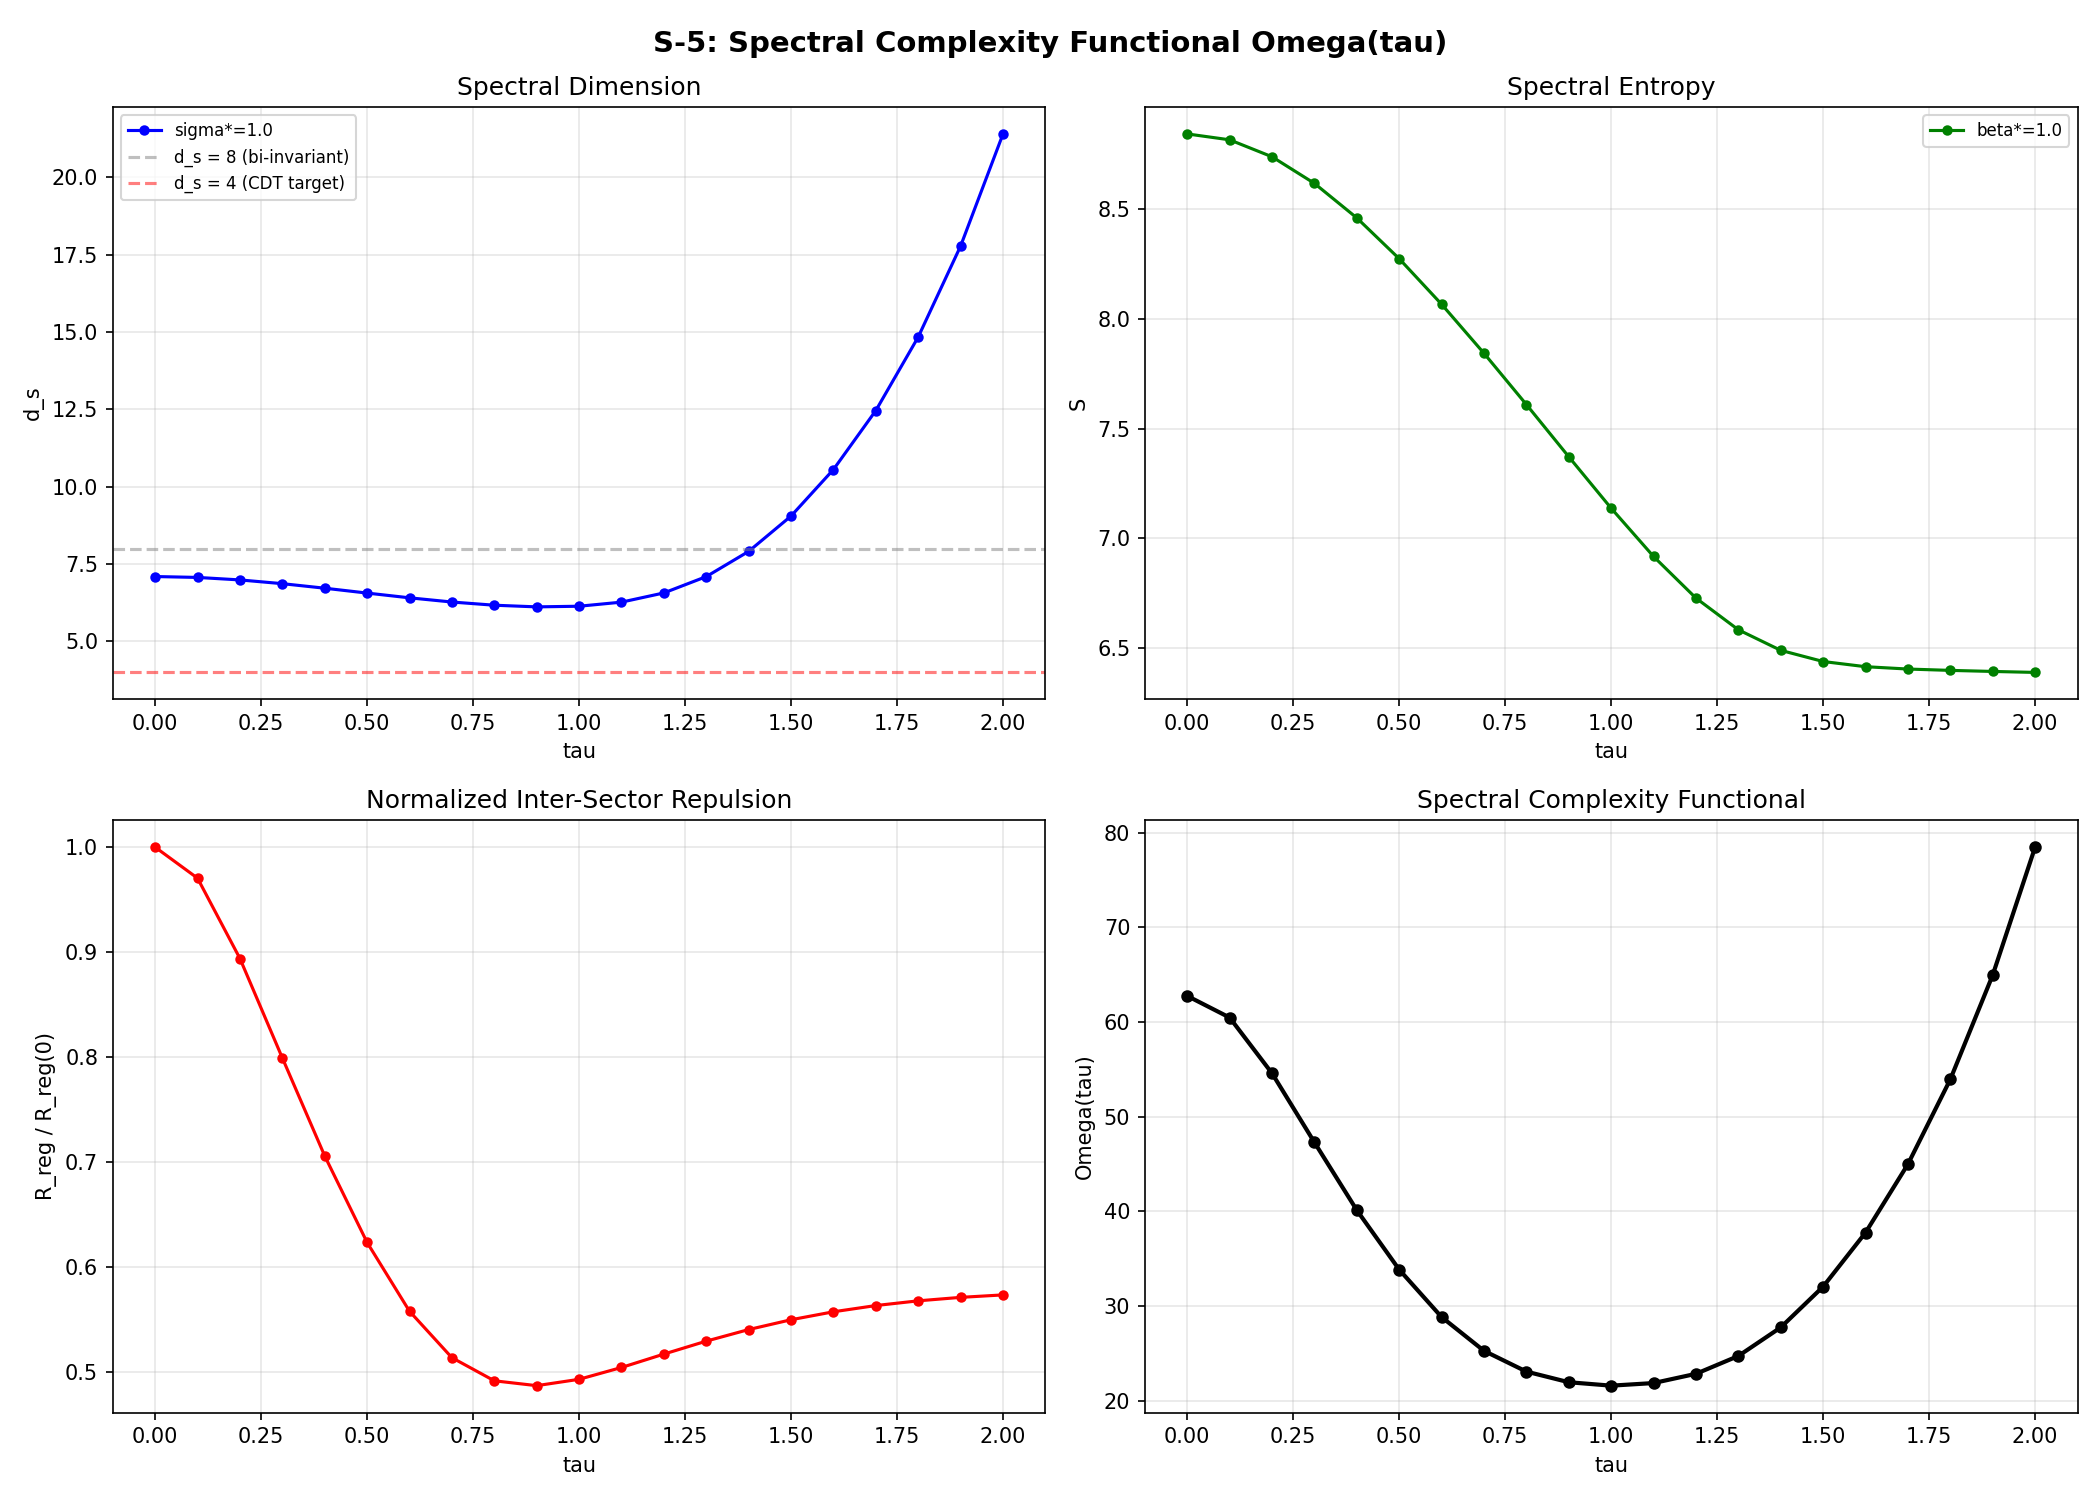

Python code for this plot:
"""
Session 19a — S-5: Spectral Complexity Functional Omega(tau)
============================================================

Synthesizes diagnostics S-1 (level statistics), S-2 (spectral dimension),
and S-3 (spectral entropy) into a single complexity functional:

    Omega(tau) = d_s(tau, sigma_*) * S(tau, beta_*) * R_reg(tau) / R_reg(0)

where:
    d_s = spectral dimension at fiducial diffusion time sigma_*
    S   = spectral Shannon entropy at fiducial inverse temperature beta_*
    R_reg = regularized inter-sector level repulsion

The inter-sector level repulsion R_reg(tau) is computed independently here:

    R_reg(tau) = Sum_{n<m, sectors differ} 1 / [(lambda_n - lambda_m)^2 + epsilon^2]

This measures the pairwise interaction strength between eigenvalues in
DIFFERENT Peter-Weyl sectors. At tau=0, eigenvalues from different sectors
are uncorrelated (Poisson-like). At tau > 0, the Jensen deformation creates
inter-sector coupling via non-Killing C^2 fields (Paper 17 eq 3.8), pushing
eigenvalues apart (level repulsion).

Theoretical framework (Tesla-Resonance):
- R_reg captures the Anderson localization transition: localized (sector-pure)
  eigenspinors have no inter-sector repulsion; delocalized eigenspinors do.
- The Omega functional has a maximum at the point of maximum spectral complexity:
  where the internal geometry has the richest structure.
- This maximum is the "complexity-selected vacuum" — the spectral phase transition
  point tau_c where the universe's internal geometry supports the observed particle
  spectrum.

Constraint Conditions:
- CLOSED: Omega(tau) monotonically increasing with no structure.
- CLOSED: R_reg(tau) flat or monotonically increasing without inflection.
- CONFIRM: Omega(tau) has a maximum or plateau at tau_c consistent with S-1.

Author: Tesla-Resonance agent (Session 19a)
Date: 2026-02-15

References:
    - Session 19 Primer, Section II.5: Spectral Complexity Functional
    - Berry & Tabor (1977): Level clustering in regular spectrum
    - Bohigas, Giannoni, Schmit (1984): Chaotic spectra and GOE
    - Volovik (2003): Universe in a Helium Droplet (Paper 10)
    - Ambjorn, Jurkiewicz, Loll (2005): CDT spectral dimension (Paper 14)
"""

import sys
import os
import time
import numpy as np
from scipy.optimize import minimize_scalar
import matplotlib
matplotlib.use('Agg')
import matplotlib.pyplot as plt

# Add computations to path for imports
SCRIPT_DIR = os.path.dirname(os.path.abspath(__file__))
sys.path.insert(0, SCRIPT_DIR)

from s19a_sweep_data import load_sweep_data


# =============================================================================
# SECTION 1: INTER-SECTOR LEVEL REPULSION R_reg(tau)
# =============================================================================

def compute_inter_sector_repulsion(eigenvalues, sector_p, sector_q, epsilon=None):
    """
    Compute the regularized inter-sector level repulsion:

        R_reg = Sum_{n<m, sectors differ} 1 / [(lambda_n - lambda_m)^2 + epsilon^2]

    Only sums over pairs from DIFFERENT (p,q) sectors.

    Args:
        eigenvalues: (N,) array of |lambda| values
        sector_p: (N,) array of p-labels
        sector_q: (N,) array of q-labels
        epsilon: regularization parameter. If None, set to median intra-sector spacing
                 of the largest sector.

    Returns:
        R_reg: float, the inter-sector level repulsion
        epsilon_used: the epsilon value that was used
    """
    N = len(eigenvalues)

    # Determine epsilon from intra-sector spacing if not provided
    if epsilon is None:
        epsilon = _compute_epsilon(eigenvalues, sector_p, sector_q)

    eps2 = epsilon ** 2

    # Build sector identifiers for fast comparison
    sector_ids = sector_p * 1000 + sector_q  # unique sector ID

    # Compute pairwise repulsion for inter-sector pairs
    # O(N^2) but N ~ 1400 so this is ~10^6 pairs, fast
    R_reg = 0.0
    n_pairs = 0

    for n in range(N):
        for m in range(n + 1, N):
            if sector_ids[n] != sector_ids[m]:
                delta_sq = (eigenvalues[n] - eigenvalues[m]) ** 2
                R_reg += 1.0 / (delta_sq + eps2)
                n_pairs += 1

    return R_reg, epsilon, n_pairs


def compute_inter_sector_repulsion_vectorized(eigenvalues, sector_p, sector_q, epsilon=None):
    """
    Vectorized version of inter-sector level repulsion.
    Uses broadcasting for speed on large arrays.

    For N ~ 1400, the full pairwise matrix is 1400x1400 ~ 2M entries, ~16 MB.
    Fits easily in memory.
    """
    N = len(eigenvalues)

    if epsilon is None:
        epsilon = _compute_epsilon(eigenvalues, sector_p, sector_q)

    eps2 = epsilon ** 2

    # Build sector IDs
    sector_ids = sector_p * 1000 + sector_q

    # Pairwise differences: (N, N) matrix
    # Only upper triangle matters (n < m)
    diff_sq = (eigenvalues[:, None] - eigenvalues[None, :]) ** 2  # (N, N)

    # Inter-sector mask: True where sectors differ
    inter_mask = sector_ids[:, None] != sector_ids[None, :]  # (N, N)

    # Upper triangle mask
    upper = np.triu(np.ones((N, N), dtype=bool), k=1)

    # Combined mask
    mask = inter_mask & upper

    # Compute repulsion
    repulsion_matrix = 1.0 / (diff_sq + eps2)
    R_reg = np.sum(repulsion_matrix[mask])
    n_pairs = int(np.sum(mask))

    return R_reg, epsilon, n_pairs


def _compute_epsilon(eigenvalues, sector_p, sector_q):
    """
    Compute the regularization epsilon as the median intra-sector spacing
    of the largest sector (by number of eigenvalues).
    """
    sector_ids = sector_p * 1000 + sector_q
    unique_sectors = np.unique(sector_ids)

    # Find the largest sector
    max_count = 0
    largest_sector_evals = None
    for sid in unique_sectors:
        mask = sector_ids == sid
        count = np.sum(mask)
        if count > max_count:
            max_count = count
            largest_sector_evals = np.sort(eigenvalues[mask])

    if largest_sector_evals is not None and len(largest_sector_evals) > 1:
        spacings = np.diff(largest_sector_evals)
        spacings = spacings[spacings > 1e-12]  # exclude degenerate pairs
        if len(spacings) > 0:
            return float(np.median(spacings))

    # Fallback: use median of all spacings
    sorted_evals = np.sort(eigenvalues)
    spacings = np.diff(sorted_evals)
    spacings = spacings[spacings > 1e-12]
    return float(np.median(spacings)) if len(spacings) > 0 else 0.01


# =============================================================================
# SECTION 2: SPECTRAL DIMENSION d_s(tau, sigma) — from S-2 data or recomputed
# =============================================================================

def compute_spectral_dimension(eigenvalues, multiplicities, sigma):
    """
    Compute the spectral dimension at a given sigma:

        K(sigma) = Sum_n mult_n * exp(-sigma * lambda_n^2)
        d_s = -2 * d(log K) / d(log sigma)

    Uses central finite differences in log-space for the derivative.

    Args:
        eigenvalues: (N,) array of |lambda|
        multiplicities: (N,) array of PW multiplicities
        sigma: float, diffusion time

    Returns:
        d_s: spectral dimension at this sigma
    """
    d_log_sigma = 0.01  # step in log-space

    sigma_minus = sigma * np.exp(-d_log_sigma)
    sigma_plus = sigma * np.exp(d_log_sigma)

    K_minus = np.sum(multiplicities * np.exp(-sigma_minus * eigenvalues ** 2))
    K_center = np.sum(multiplicities * np.exp(-sigma * eigenvalues ** 2))
    K_plus = np.sum(multiplicities * np.exp(-sigma_plus * eigenvalues ** 2))

    if K_minus <= 0 or K_plus <= 0 or K_center <= 0:
        return 0.0

    log_K_minus = np.log(K_minus)
    log_K_plus = np.log(K_plus)

    d_logK_d_logsigma = (log_K_plus - log_K_minus) / (2 * d_log_sigma)

    return -2.0 * d_logK_d_logsigma


def compute_spectral_dimension_curve(eigenvalues, multiplicities, sigma_values):
    """Compute d_s at multiple sigma values."""
    return np.array([
        compute_spectral_dimension(eigenvalues, multiplicities, s)
        for s in sigma_values
    ])


# =============================================================================
# SECTION 3: SPECTRAL ENTROPY S(tau, beta) — from S-3 data or recomputed
# =============================================================================

def compute_spectral_entropy(eigenvalues, multiplicities, beta):
    """
    Compute the spectral Shannon entropy:

        Z = Sum_n mult_n * exp(-beta * lambda_n^2)
        p_n = mult_n * exp(-beta * lambda_n^2) / Z
        S = -Sum_n p_n * log(p_n)  # (local)

    Args:
        eigenvalues: (N,) array of |lambda|
        multiplicities: (N,) array of PW multiplicities
        beta: inverse temperature

    Returns:
        S: Shannon entropy
        Z: partition function
    """
    log_boltzmann = -beta * eigenvalues ** 2
    # Shift for numerical stability
    log_boltzmann_shifted = log_boltzmann - np.max(log_boltzmann)

    weights = multiplicities * np.exp(log_boltzmann_shifted)
    Z = np.sum(weights)

    if Z <= 0:
        return 0.0, 0.0

    p = weights / Z
    # Avoid log(0)
    mask = p > 1e-300
    S = -np.sum(p[mask] * np.log(p[mask]))  # (local)

    return S, Z


# =============================================================================
# SECTION 4: COMPLEXITY FUNCTIONAL Omega(tau)
# =============================================================================

def compute_complexity_functional(data, sigma_star=1.0, beta_star=1.0):
    """
    Compute the Spectral Complexity Functional across all tau-values:

        Omega(tau) = d_s(tau, sigma_*) * S(tau, beta_*) * R_reg(tau) / R_reg(0)

    IMPORTANT: epsilon for R_reg is computed ONCE from the tau=0 spectrum
    and held FIXED across all tau-values. This prevents the regularization
    from dominating the tau-dependence of R_reg.

    Args:
        data: sweep data dict from load_sweep_data()
        sigma_star: fiducial diffusion time for spectral dimension
        beta_star: fiducial inverse temperature for entropy

    Returns:
        results: dict with keys:
            'tau_values': (N_tau,) array
            'd_s': (N_tau,) array of spectral dimensions
            'S': (N_tau,) array of spectral entropies
            'R_reg': (N_tau,) array of inter-sector level repulsion
            'Omega': (N_tau,) array of complexity functional
            'epsilon': float, the fixed regularization parameter
            'n_inter_pairs': (N_tau,) array of number of inter-sector pairs
    """
    tau_values = data['tau_values']
    N_tau = len(tau_values)

    d_s_arr = np.zeros(N_tau)
    S_arr = np.zeros(N_tau)
    R_reg_arr = np.zeros(N_tau)
    n_pairs_arr = np.zeros(N_tau, dtype=int)

    # Compute epsilon ONCE from tau=0 data (fixed regularization)
    epsilon_fixed = _compute_epsilon(
        data['eigenvalues'][0], data['sector_p'][0], data['sector_q'][0]
    )
    print("Computing Omega(tau) components...")
    print(f"  sigma_* = {sigma_star:.4f}")
    print(f"  beta_* = {beta_star:.4f}")
    print(f"  epsilon (fixed from tau=0) = {epsilon_fixed:.6f}")

    for i, tau in enumerate(tau_values):
        t_start = time.time()

        evals = data['eigenvalues'][i]
        sp = data['sector_p'][i]
        sq = data['sector_q'][i]
        mults = data['multiplicities'][i]

        # Component 1: Spectral dimension
        d_s_arr[i] = compute_spectral_dimension(evals, mults, sigma_star)

        # Component 2: Spectral entropy
        S_arr[i], _ = compute_spectral_entropy(evals, mults, beta_star)

        # Component 3: Inter-sector level repulsion (vectorized, FIXED epsilon)
        R_reg_arr[i], _, n_pairs_arr[i] = \
            compute_inter_sector_repulsion_vectorized(evals, sp, sq, epsilon=epsilon_fixed)

        dt = time.time() - t_start
        print(f"  tau={tau:.2f}: d_s={d_s_arr[i]:.4f}, S={S_arr[i]:.4f}, "
              f"R_reg={R_reg_arr[i]:.4e}, "
              f"n_pairs={n_pairs_arr[i]}, time={dt:.1f}s")

    # Normalize R_reg by R_reg(0)
    R_reg_0 = R_reg_arr[0] if R_reg_arr[0] > 0 else 1.0
    R_reg_normalized = R_reg_arr / R_reg_0

    # Complexity functional
    Omega = d_s_arr * S_arr * R_reg_normalized

    return {
        'tau_values': tau_values,
        'd_s': d_s_arr,
        'S': S_arr,
        'R_reg': R_reg_arr,
        'R_reg_normalized': R_reg_normalized,
        'Omega': Omega,
        'epsilon': epsilon_fixed,
        'n_inter_pairs': n_pairs_arr,
        'sigma_star': sigma_star,
        'beta_star': beta_star,
    }


# =============================================================================
# SECTION 5: ANALYSIS AND STRUCTURE DETECTION
# =============================================================================

def find_extrema(tau_values, y_values, name="y"):
    """
    Find local maxima and minima in a 1D array.
    Uses simple comparison with neighbors.

    Returns:
        maxima: list of (tau, y) tuples
        minima: list of (tau, y) tuples
    """
    maxima = []
    minima = []

    for i in range(1, len(y_values) - 1):
        if y_values[i] > y_values[i-1] and y_values[i] > y_values[i+1]:
            maxima.append((tau_values[i], y_values[i]))
        if y_values[i] < y_values[i-1] and y_values[i] < y_values[i+1]:
            minima.append((tau_values[i], y_values[i]))

    if maxima:
        print(f"  {name} local maxima: {len(maxima)}")
        for tau, val in maxima:
            print(f"    tau = {tau:.2f}: {name} = {val:.6f}")
    else:
        print(f"  {name}: NO local maxima detected (monotonic or flat)")

    return maxima, minima


def find_inflection_points(tau_values, y_values, name="y"):
    """
    Find inflection points (where the second derivative changes sign).
    Uses central differences for d^2y/dtau^2.

    Returns:
        inflections: list of (tau, y, d2y) tuples
    """
    dtau = np.diff(tau_values)
    # First derivative
    dy = np.diff(y_values) / dtau
    # Second derivative (on interior points)
    tau_mid = (tau_values[:-1] + tau_values[1:]) / 2
    dtau_mid = np.diff(tau_mid)
    d2y = np.diff(dy) / dtau_mid

    inflections = []
    for i in range(len(d2y) - 1):
        if d2y[i] * d2y[i+1] < 0:  # sign change
            # Linear interpolation for the zero crossing
            frac = -d2y[i] / (d2y[i+1] - d2y[i])
            tau_infl = tau_mid[i+1] + frac * dtau_mid[i] if i+1 < len(dtau_mid) else tau_mid[i+1]
            y_infl = np.interp(tau_infl, tau_values, y_values)
            inflections.append((tau_infl, y_infl))

    if inflections:
        print(f"  {name} inflection points: {len(inflections)}")
        for tau, val in inflections:
            print(f"    tau = {tau:.3f}: {name} = {val:.6f}")
    else:
        print(f"  {name}: NO inflection points detected")

    return inflections


# =============================================================================
# SECTION 6: PLOTTING
# =============================================================================

def plot_complexity_results(results, output_dir):
    """Generate plots for the complexity functional analysis."""

    tau = results['tau_values']

    # --- Plot 1: All three components ---
    fig, axes = plt.subplots(2, 2, figsize=(14, 10))

    ax = axes[0, 0]
    ax.plot(tau, results['d_s'], 'b-o', markersize=4, label=f"sigma*={results['sigma_star']:.1f}")
    ax.axhline(y=8, color='gray', linestyle='--', alpha=0.5, label='d_s = 8 (bi-invariant)')
    ax.axhline(y=4, color='red', linestyle='--', alpha=0.5, label='d_s = 4 (CDT target)')
    ax.set_xlabel('tau')
    ax.set_ylabel('d_s')
    ax.set_title('Spectral Dimension')
    ax.legend(fontsize=8)
    ax.grid(True, alpha=0.3)

    ax = axes[0, 1]
    ax.plot(tau, results['S'], 'g-o', markersize=4, label=f"beta*={results['beta_star']:.1f}")
    ax.set_xlabel('tau')
    ax.set_ylabel('S')
    ax.set_title('Spectral Entropy')
    ax.legend(fontsize=8)
    ax.grid(True, alpha=0.3)

    ax = axes[1, 0]
    ax.plot(tau, results['R_reg_normalized'], 'r-o', markersize=4)
    ax.set_xlabel('tau')
    ax.set_ylabel('R_reg / R_reg(0)')
    ax.set_title('Normalized Inter-Sector Repulsion')
    ax.grid(True, alpha=0.3)

    ax = axes[1, 1]
    ax.plot(tau, results['Omega'], 'k-o', markersize=5, linewidth=2)
    ax.set_xlabel('tau')
    ax.set_ylabel('Omega(tau)')
    ax.set_title('Spectral Complexity Functional')
    ax.grid(True, alpha=0.3)

    # Mark any maxima
    maxima, _ = find_extrema(tau, results['Omega'], "Omega")
    for tau_m, omega_m in maxima:
        ax.axvline(x=tau_m, color='red', linestyle=':', alpha=0.7)
        ax.annotate(f'tau_c={tau_m:.2f}', xy=(tau_m, omega_m),
                    xytext=(tau_m + 0.1, omega_m),
                    fontsize=9, color='red')

    plt.suptitle('S-5: Spectral Complexity Functional Omega(tau)', fontsize=14, fontweight='bold')
    plt.tight_layout()
    plt.savefig(os.path.join(output_dir, 's19a_complexity_functional.png'), dpi=150)
    plt.close()
    print(f"  Saved: {os.path.join(output_dir, 's19a_complexity_functional.png')}")

    # --- Plot 2: dOmega/dtau and inflection points ---
    fig, axes = plt.subplots(1, 2, figsize=(14, 5))

    # Numerical derivative of Omega
    dtau = np.diff(tau)
    dOmega = np.diff(results['Omega']) / dtau
    tau_mid = (tau[:-1] + tau[1:]) / 2

    ax = axes[0]
    ax.plot(tau_mid, dOmega, 'k-o', markersize=4)
    ax.axhline(y=0, color='gray', linestyle='--', alpha=0.5)
    ax.set_xlabel('tau')
    ax.set_ylabel('dOmega/dtau')
    ax.set_title('Complexity Growth Rate')
    ax.grid(True, alpha=0.3)

    # dR_reg/dtau
    dR = np.diff(results['R_reg_normalized']) / dtau
    ax = axes[1]
    ax.plot(tau_mid, dR, 'r-o', markersize=4)
    ax.axhline(y=0, color='gray', linestyle='--', alpha=0.5)
    ax.set_xlabel('tau')
    ax.set_ylabel('d(R_reg/R_0)/dtau')
    ax.set_title('Inter-Sector Repulsion Growth Rate')
    ax.grid(True, alpha=0.3)

    plt.suptitle('S-5: Growth Rates and Structure', fontsize=14, fontweight='bold')
    plt.tight_layout()
    plt.savefig(os.path.join(output_dir, 's19a_complexity_derivatives.png'), dpi=150)
    plt.close()
    print(f"  Saved: {os.path.join(output_dir, 's19a_complexity_derivatives.png')}")

    # --- Plot 3: R_reg alone with physical reference lines ---
    fig, ax = plt.subplots(figsize=(10, 6))
    ax.plot(tau, results['R_reg'], 'r-o', markersize=5, linewidth=2, label='R_reg(tau)')
    ax.set_xlabel('tau', fontsize=12)
    ax.set_ylabel('R_reg(tau)', fontsize=12)
    ax.set_title('Inter-Sector Level Repulsion (absolute)', fontsize=14)

    # Reference lines at known tau values
    reference_taus = {
        0.15: 'phi mass ratio',
        0.164: 'Boltzmann min (17a)',
        0.2994: 'sin^2(theta_W)',
    }
    for t_ref, label in reference_taus.items():
        ax.axvline(x=t_ref, color='blue', linestyle=':', alpha=0.5)
        ax.text(t_ref + 0.02, ax.get_ylim()[1] * 0.95, label,
                fontsize=8, color='blue', rotation=90, va='top')

    ax.legend(fontsize=10)
    ax.grid(True, alpha=0.3)
    plt.tight_layout()
    plt.savefig(os.path.join(output_dir, 's19a_inter_sector_repulsion.png'), dpi=150)
    plt.close()
    print(f"  Saved: {os.path.join(output_dir, 's19a_inter_sector_repulsion.png')}")


# =============================================================================
# SECTION 7: DECISION GATE ASSESSMENT
# =============================================================================

def assess_decision_gate(results):
    """
    Evaluate the spectral complexity hypothesis against closure/confirm conditions.

    Returns a structured assessment string.
    """
    tau = results['tau_values']
    Omega = results['Omega']
    R_reg = results['R_reg_normalized']
    d_s = results['d_s']

    assessment = []
    assessment.append("\n" + "=" * 70)
    assessment.append("S-5 DECISION GATE ASSESSMENT")
    assessment.append("=" * 70)

    # Check 1: Does Omega have structure?
    Omega_maxima, _ = find_extrema(tau, Omega, "Omega")
    Omega_inflections = find_inflection_points(tau, Omega, "Omega")

    if Omega_maxima:
        tau_c_omega = Omega_maxima[0][0]
        assessment.append(f"\n[CONFIRM] Omega(tau) has maximum at tau_c = {tau_c_omega:.3f}")
        assessment.append(f"  Omega_max = {Omega_maxima[0][1]:.6f}")

        # Check if tau_c is in the convergence range [0.15, 0.30]
        if 0.15 <= tau_c_omega <= 0.30:
            assessment.append(f"  *** tau_c IN [0.15, 0.30] — THREE ROUTES CONVERGE ***")
        elif tau_c_omega <= 0.50:
            assessment.append(f"  tau_c in [0.30, 0.50] — suggestive but not convergent")
        else:
            assessment.append(f"  tau_c > 0.50 — outside expected range")
    elif Omega_inflections:
        assessment.append(f"\n[PARTIAL] Omega has inflection but no maximum — plateau behavior")
    else:
        assessment.append(f"\n[CLOSED] Omega(tau) is featureless — no maximum, no inflection")
        assessment.append(f"  Spectral complexity functional adds nothing beyond components")

    # Check 2: Does R_reg show structure?
    R_maxima, _ = find_extrema(tau, R_reg, "R_reg")
    R_inflections = find_inflection_points(tau, R_reg, "R_reg")

    if R_maxima:
        assessment.append(f"\n[INFO] R_reg has maximum at tau = {R_maxima[0][0]:.3f}")
    elif R_inflections:
        assessment.append(f"\n[INFO] R_reg has inflection at tau = {R_inflections[0][0]:.3f}")
    else:
        assessment.append(f"\n[INFO] R_reg is monotonic (no maximum or inflection)")

    # Check 3: d_s departure from 8
    d_s_departure = np.max(np.abs(d_s - 8.0))
    d_s_at_0 = d_s[0]
    assessment.append(f"\n[INFO] d_s(tau=0) = {d_s_at_0:.4f} (expected: 8.0)")
    assessment.append(f"  Max departure from 8: {d_s_departure:.4f}")

    # Check if d_s crosses 4
    d_s_crosses_4 = False
    for i in range(len(d_s) - 1):
        if (d_s[i] - 4) * (d_s[i+1] - 4) < 0:
            frac = (4 - d_s[i]) / (d_s[i+1] - d_s[i])
            tau_cross = tau[i] + frac * (tau[i+1] - tau[i])
            assessment.append(f"  d_s = 4 crossing at tau ~ {tau_cross:.3f} [CDT CONNECTION]")
            d_s_crosses_4 = True

    if not d_s_crosses_4 and d_s_departure > 0.1:
        assessment.append(f"  d_s departs from 8 but does not reach 4 — partial CDT connection")
    elif d_s_departure < 0.1:
        assessment.append(f"  d_s ~ 8 everywhere — NO dimensional reduction [CLOSED for CDT]")

    assessment.append("\n" + "=" * 70)

    result_str = "\n".join(assessment)
    print(result_str)
    return result_str


# =============================================================================
# MAIN
# =============================================================================

if __name__ == '__main__':
    # Configuration
    DATA_PATH = os.path.join(SCRIPT_DIR, 's19a_sweep_data.npz')
    OUTPUT_DIR = SCRIPT_DIR
    SIGMA_STAR = 1.0    # Fiducial diffusion time
    BETA_STAR = 1.0     # Will be updated from S-3 beta-independence analysis

    print("Session 19a — S-5: Spectral Complexity Functional")
    print("=" * 60)

    # Check for data
    if not os.path.exists(DATA_PATH):
        print(f"ERROR: Sweep data not found at {DATA_PATH}")
        print("Run s19a_sweep_data.py first to generate eigenvalue data.")
        sys.exit(1)

    # Load sweep data
    print(f"\nLoading sweep data from {DATA_PATH}...")
    data = load_sweep_data(DATA_PATH)
    tau_values = data['tau_values']
    print(f"  {len(tau_values)} tau-values loaded, range [{tau_values[0]:.1f}, {tau_values[-1]:.1f}]")

    # Compute complexity functional
    print(f"\nComputing Omega(tau) with sigma*={SIGMA_STAR}, beta*={BETA_STAR}...")
    results = compute_complexity_functional(data, sigma_star=SIGMA_STAR, beta_star=BETA_STAR)

    # Analysis: find extrema and inflection points
    print("\n--- Structure Detection ---")
    print("\nOmega(tau):")
    find_extrema(tau_values, results['Omega'], "Omega")
    find_inflection_points(tau_values, results['Omega'], "Omega")

    print("\nR_reg/R_0:")
    find_extrema(tau_values, results['R_reg_normalized'], "R_reg")
    find_inflection_points(tau_values, results['R_reg_normalized'], "R_reg")

    print("\nd_s:")
    find_extrema(tau_values, results['d_s'], "d_s")

    print("\nS:")
    find_extrema(tau_values, results['S'], "S")

    # Decision gate
    gate = assess_decision_gate(results)

    # Plots
    print("\n--- Generating Plots ---")
    plot_complexity_results(results, OUTPUT_DIR)

    # Print summary table
    print("\n--- Summary Table ---")
    print(f"{'tau':>6s}  {'d_s':>8s}  {'S':>10s}  {'R_reg':>12s}  {'R_reg/R0':>10s}  {'Omega':>12s}")
    print("-" * 70)
    for i, tau in enumerate(tau_values):
        print(f"{tau:6.2f}  {results['d_s'][i]:8.4f}  {results['S'][i]:10.4f}  "
              f"{results['R_reg'][i]:12.4e}  {results['R_reg_normalized'][i]:10.6f}  "
              f"{results['Omega'][i]:12.6f}")

    print("\nDone.")
